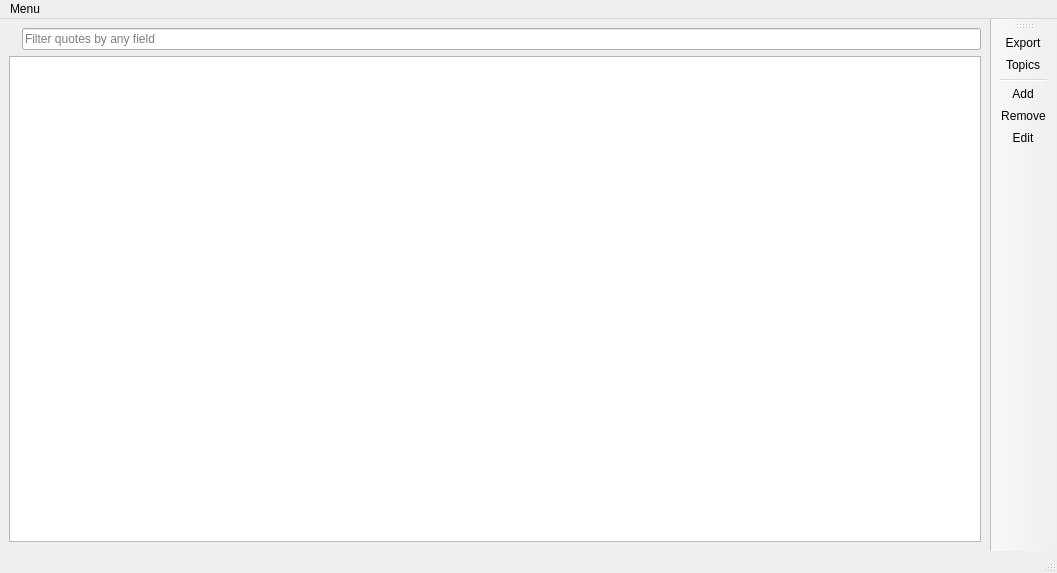
<?xml version="1.0" encoding="UTF-8"?>
<ui version="4.0">
 <class>MainWindow</class>
 <widget class="QMainWindow" name="MainWindow">
  <property name="geometry">
   <rect>
    <x>0</x>
    <y>0</y>
    <width>1057</width>
    <height>573</height>
   </rect>
  </property>
  <property name="windowTitle">
   <string>JI-quotes</string>
  </property>
  <property name="windowIcon">
   <iconset resource="resources.qrc">
    <normaloff>:/icons/custom-icons/license.png</normaloff>:/icons/custom-icons/license.png</iconset>
  </property>
  <widget class="QWidget" name="centralwidget">
   <layout class="QVBoxLayout" name="verticalLayout_3">
    <item>
     <layout class="QHBoxLayout" name="horizontalLayout">
      <item>
       <widget class="QLabel" name="SearchIcon">
        <property name="sizePolicy">
         <sizepolicy hsizetype="Preferred" vsizetype="Preferred">
          <horstretch>0</horstretch>
          <verstretch>0</verstretch>
         </sizepolicy>
        </property>
        <property name="maximumSize">
         <size>
          <width>24</width>
          <height>24</height>
         </size>
        </property>
        <property name="text">
         <string/>
        </property>
        <property name="pixmap">
         <pixmap resource="resources.qrc">:/icons/custom-icons/search.png</pixmap>
        </property>
        <property name="scaledContents">
         <bool>true</bool>
        </property>
       </widget>
      </item>
      <item>
       <widget class="QLineEdit" name="lineEdit">
        <property name="placeholderText">
         <string>Filter quotes by any field</string>
        </property>
        <property name="clearButtonEnabled">
         <bool>true</bool>
        </property>
       </widget>
      </item>
     </layout>
    </item>
    <item>
     <widget class="QTableView" name="tableView"/>
    </item>
   </layout>
  </widget>
  <widget class="QMenuBar" name="menubar">
   <property name="geometry">
    <rect>
     <x>0</x>
     <y>0</y>
     <width>1057</width>
     <height>22</height>
    </rect>
   </property>
   <widget class="QMenu" name="menuMenu">
    <property name="title">
     <string>Menu</string>
    </property>
    <addaction name="actionTopics"/>
    <addaction name="actionExport"/>
    <addaction name="actionQuit"/>
   </widget>
   <addaction name="menuMenu"/>
  </widget>
  <widget class="QStatusBar" name="statusbar"/>
  <widget class="QToolBar" name="ToolBar">
   <property name="windowTitle">
    <string>ToolBar</string>
   </property>
   <property name="movable">
    <bool>true</bool>
   </property>
   <attribute name="toolBarArea">
    <enum>RightToolBarArea</enum>
   </attribute>
   <attribute name="toolBarBreak">
    <bool>false</bool>
   </attribute>
   <addaction name="actionExport"/>
   <addaction name="actionTopics"/>
   <addaction name="separator"/>
   <addaction name="actionAdd"/>
   <addaction name="actionRemove"/>
   <addaction name="actionEdit"/>
  </widget>
  <action name="actionExport">
   <property name="icon">
    <iconset resource="resources.qrc">
     <normaloff>:/icons/custom-icons/file-download.png</normaloff>:/icons/custom-icons/file-download.png</iconset>
   </property>
   <property name="text">
    <string>Export</string>
   </property>
  </action>
  <action name="actionQuit">
   <property name="icon">
    <iconset resource="resources.qrc">
     <normaloff>:/icons/custom-icons/logout.png</normaloff>:/icons/custom-icons/logout.png</iconset>
   </property>
   <property name="text">
    <string>Quit</string>
   </property>
  </action>
  <action name="actionTopics">
   <property name="icon">
    <iconset resource="resources.qrc">
     <normaloff>:/icons/custom-icons/message-circle.png</normaloff>:/icons/custom-icons/message-circle.png</iconset>
   </property>
   <property name="text">
    <string>Topics</string>
   </property>
  </action>
  <action name="actionAdd">
   <property name="icon">
    <iconset resource="resources.qrc">
     <normaloff>:/icons/custom-icons/file-plus.png</normaloff>:/icons/custom-icons/file-plus.png</iconset>
   </property>
   <property name="text">
    <string>Add</string>
   </property>
  </action>
  <action name="actionEdit">
   <property name="icon">
    <iconset resource="resources.qrc">
     <normaloff>:/icons/custom-icons/file-text.png</normaloff>:/icons/custom-icons/file-text.png</iconset>
   </property>
   <property name="text">
    <string>Edit</string>
   </property>
  </action>
  <action name="actionRemove">
   <property name="icon">
    <iconset resource="resources.qrc">
     <normaloff>:/icons/custom-icons/file-minus.png</normaloff>:/icons/custom-icons/file-minus.png</iconset>
   </property>
   <property name="text">
    <string>Remove</string>
   </property>
  </action>
 </widget>
 <resources>
  <include location="resources.qrc"/>
 </resources>
 <connections/>
</ui>
